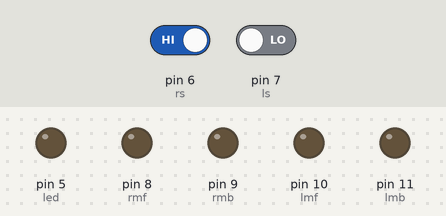
Recording of a sketch running on a simulated Arduino Uno, built with avr-gcc and run on an emulated ATmega328P. Parts: output pins drawn as LEDs (lit = HIGH). Dashed ring = blinking. The inputs (shaded band) are chosen by the test bench; at power-on: pin 7 (ls) LOW, pin 6 (rs) HIGH.

Above: at 1.2 s.
1.3 s: pin 7 (ls) driven HIGH
At 1.85 s:
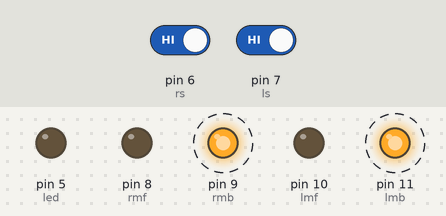
4.3 s: pin 6 (rs) driven LOW
At 4.3 s:
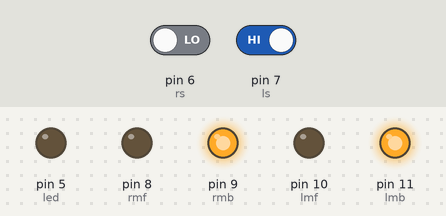
5.8 s: pin 7 (ls) driven LOW
At 7.1 s:
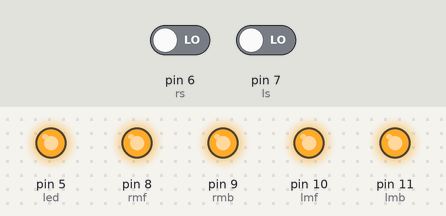
Timing chart, 0 to 8.8 s (numbered marks = the images above; inputs shaded):
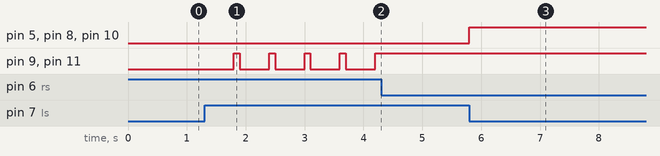

Measured:
- after the input at 1.3 s, pin 9 (rmb), pin 11 (lmb): alternates HIGH for 0.10 s and LOW for 0.50 s, starting after 0.50 s
- after the input at 4.3 s, pin 9 (rmb), pin 11 (lmb): stops changing and stays HIGH
- after the input at 5.8 s, pin 5 (led), pin 8 (rmf), pin 10 (lmf): LOW → HIGH at once

The sketch:

sketch_may10a.ino
```cpp
int rmf = 8;
int rmb = 9;
int lmf = 10;
int lmb = 11;
int rs = 6;
int ls = 7;
int led = 5;

void setup() {
  // put your setup code here, to run once:
  pinMode(rs, INPUT);
  pinMode(ls, INPUT);

  pinMode(rmf, OUTPUT);
  pinMode(rmb, OUTPUT);
  pinMode(lmf, OUTPUT);
  pinMode(lmb, OUTPUT);

  pinMode(led, OUTPUT);
}

void left(int rs, int ls) {

  if (ls == 1 && rs == 0) {
    digitalWrite(rmf, LOW);
    digitalWrite(lmf, HIGH);
    digitalWrite(rmb, HIGH);
    digitalWrite(lmb, LOW);

    digitalWrite(led, HIGH);
  }
}

void right(int rs, int ls) {
  if (rs == 1 && ls == 0) {
    digitalWrite(rmf, HIGH);
    digitalWrite(lmf, LOW);
    digitalWrite(rmb, LOW);
    digitalWrite(lmb, HIGH);

    digitalWrite(led, HIGH);
  }
}

void backward() {
  digitalWrite(rmf, LOW);
  digitalWrite(lmf, LOW);
  digitalWrite(lmb, HIGH);
  digitalWrite(rmb, HIGH);
}

void forward() {
  digitalWrite(rmf, HIGH);
  digitalWrite(lmf, HIGH);

  digitalWrite(led, HIGH);
}

void loop() {
  // put your main code here, to run repeatedly:
  int rs = digitalRead(6);
  int ls = digitalRead(7);

  if ((rs == 0) && (ls == 0)) {
    forward();
  }

  if ((rs == 1) && (ls == 1)) {
    digitalWrite(rmf, LOW);
    digitalWrite(lmf, LOW);
    digitalWrite(rmb, LOW);
    digitalWrite(lmb, LOW);
    digitalWrite(led, LOW);

    delay(500);
    backward();
    delay(100);
    right(rs, ls);
  }

  // left(rs, ls);


  // right(rs, ls);
}
```
